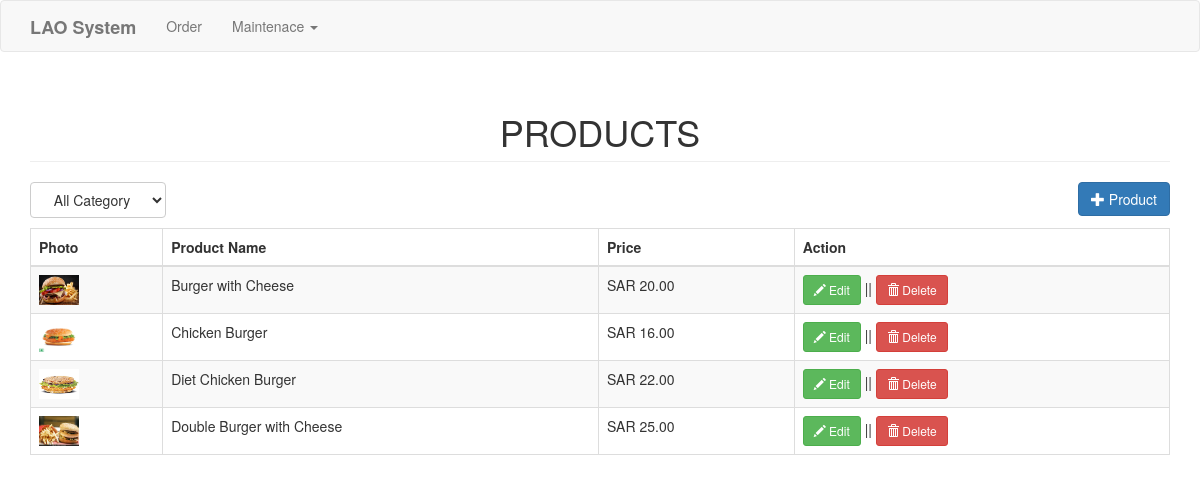
The page /ordersimple/product.php (signed in) on the database its author committed.
### tables this page shows
CREATE TABLE `product` (
  `productid` int(11) NOT NULL,
  `categoryid` int(1) NOT NULL,
  `productname` varchar(30) NOT NULL,
  `price` double NOT NULL,
  `photo` varchar(150) NOT NULL,
  `rest_id` int(11) DEFAULT NULL
);

### ordersimple/product.php (the view, shortened to what this page needs)
<?php
include('header.php');
?>
<body>
<?php include('navbar.php'); ?>
<div class="container">
	<h1 class="page-header text-center">PRODUCTS </h1>
	<div class="row">
		<div class="col-md-12">
			<select id="catList" class="btn btn-default">
			<option value="0">All Category</option>
			</select>
			<a href="#addproduct" data-toggle="modal" class="pull-right btn btn-primary"><span class="glyphicon glyphicon-plus"></span> Product</a>
		</div>
	</div>
	<div style="margin-top:10px;">
		<table class="table table-striped table-bordered">
			<thead>
				<th>Photo</th>
				<th>Product Name</th>
				<th>Price</th>
				<th>Action</th>
			</thead>
			<tbody>
				<?php
					$where = " WHERE product.rest_id = ".$_SESSION["userId"];
					$sql="select * from product left join category on category.categoryid=product.categoryid $where order by product.categoryid asc, productname asc";
					$query=$conn->query($sql);
					while($row=$query->fetch_array()){
						?>
						<tr>
							<td><a href="<?php if(empty($row['photo'])){echo "upload/noimage.jpg";} else{echo $row['photo'];} ?>"><img src="<?php if(empty($row['photo'])){echo "upload/noimage.jpg";} else{echo $row['photo'];} ?>" height="30px" width="40px"></a></td>
							<td><?php echo $row['productname']; ?></td>
							<td>SAR <?php echo number_format($row['price'], 2); ?></td>
							<td>
								<a href="#editproduct<?php echo $row['productid']; ?>" data-toggle="modal" class="btn btn-success btn-sm"><span class="glyphicon glyphicon-pencil"></span> Edit</a> || <a href="#deleteproduct<?php echo $row['productid']; ?>" data-toggle="modal" class="btn btn-danger btn-sm"><span class="glyphicon glyphicon-trash"></span> Delete</a>
							</td>
						</tr>
						<?php
					}
				?>
			</tbody>
		</table>
	</div>
</div>
</body>
</html>

### ordersimple/header.php (shortened to what this page needs)
<!DOCTYPE html>
<html>
<head>
	<link rel="stylesheet" href="https://maxcdn.bootstrapcdn.com/bootstrap/3.3.7/css/bootstrap.min.css">
</head>

### ordersimple/navbar.php (shortened to what this page needs)
<nav class="navbar navbar-default">
  <div class="container">
    <div class="navbar-header">
      <a class="navbar-brand" href="index.php"><b>LAO System</b></a>
    </div>
    <div class="collapse navbar-collapse" id="bs-example-navbar-collapse-1">
      <ul class="nav navbar-nav">
        <li><a href="sales.php">Order</a></li>
        <li>
          <a href="#" class="dropdown-toggle" data-toggle="dropdown" role="button" aria-haspopup="true" aria-expanded="false">Maintenace <span class="caret"></span></a>
        </li>
      </ul>
    </div>
  </div>
</nav>

### rows shown on the page
product: photo (picture), productname "Burger with Cheese", price "20.00"
product: photo (picture), productname "Chicken Burger", price "16.00"
product: photo (picture), productname "Diet Chicken Burger", price "22.00"
product: photo (picture), productname "Double Burger with Cheese", price "25.00"
